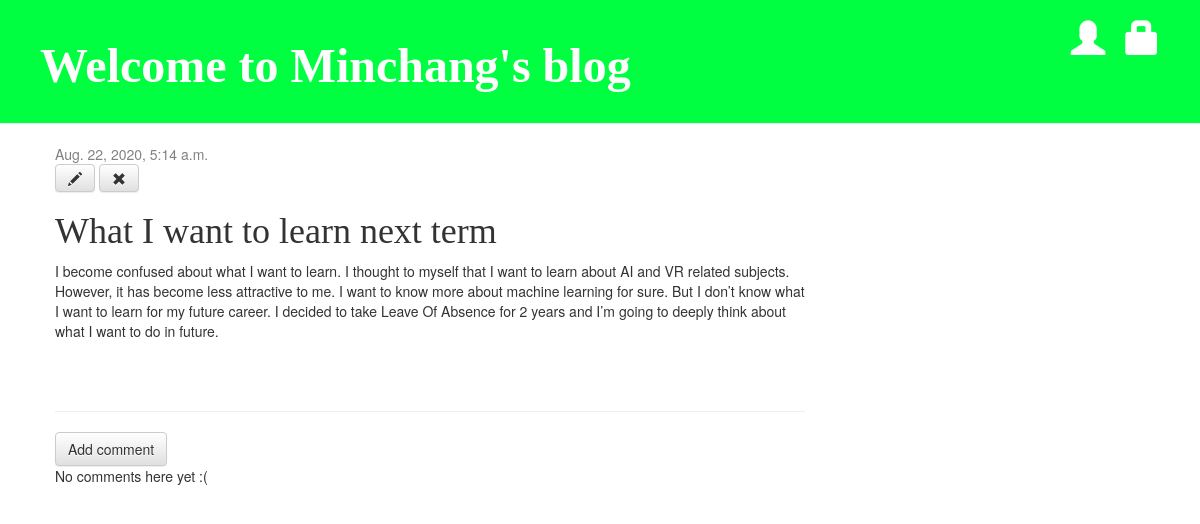
Page /post/7 on the committed database.
### blog/models.py (models this page shows, shortened)
class Post(models.Model):
    author = models.ForeignKey(settings.AUTH_USER_MODEL, on_delete = models.CASCADE)
    title = models.CharField(max_length=200)
    text = models.TextField()
    created_date = models.DateTimeField(
            default=timezone.now)
    published_date = models.DateTimeField(
            blank=True, null=True)

### blog/views.py (the view)
# urls.py: path('post/<int:pk>', views.post_detail, name='post_detail'),
def post_detail(request, pk):
    post = get_object_or_404(Post, pk=pk)
    return render(request, 'blog/post_detail.html', {'post' : post})

### blog/templates/blog/post_detail.html
{% extends 'blog/base.html' %}
{% block content %}
  <div class="post">
    {% if post.published_date %}
      <div class="date">
        {{ post.published_date}}
      </div>
    {% else %}
      <a class="btn btn-default" href="{% url 'post_publish' pk=post.pk %}">Publish</a>
    {% endif %}
    <a class="btn btn-default" href="{% url 'post_edit' pk=post.pk %}"><span class="glyphicon glyphicon-pencil"></span></a>
    <a class="btn btn-default" href="{% url 'post_remove' pk=post.pk %}"><span class="glyphicon glyphicon-remove"></span></a>
    <h1>{{ post.title }}</h1>
    <p>{{ post.text|linebreaksbr }}</p>
  </div>
  <hr>
  <a class="btn btn-default" href="{% url 'add_comment_to_post' pk=post.pk %}">Add comment</a>
  {% for comment in post.comments.all %}
    {% if user.is_authenticated or comment.approved_comment %}
    <div class="comment">
        <div class="date">
            {{ comment.created_date }}
            {% if not comment.approved_comment %}
                <a class="btn btn-default" href="{% url 'comment_remove' pk=comment.pk %}"><span class="glyphicon glyphicon-remove"></span></a>
                <a class="btn btn-default" href="{% url 'comment_approve' pk=comment.pk %}"><span class="glyphicon glyphicon-ok"></span></a>
            {% endif %}
        </div>
        <strong>{{ comment.author }}</strong>
        <p>{{ comment.text|linebreaks }}</p>
    </div>
    {% endif %}
  {% empty %}
      <p>No comments here yet :(</p>
  {% endfor %}
{% endblock %}

### blog/static/css/blog.css (style rules this page uses)
body { padding-left: 0px; }
h1, h2, h3, h4 { font-family: 'Lobster', cursive; }
.date { color: #828282; }
.post { margin-bottom: 70px; }

### rows in the picture
Post: published_date "Aug. 22, 2020, 5:14 a.m.", title "What I want to learn next term", text "I become confused about what I want to learn. I thought to myself that I want to learn about AI and VR related subjects. However, it has become less attractive to me. I want to know more about machine learning for sure. But I don’t know what I want to learn for my future career. I decided to take Leave Of Absence for 2 years and I’m going to deeply think about what I want to do in future."
